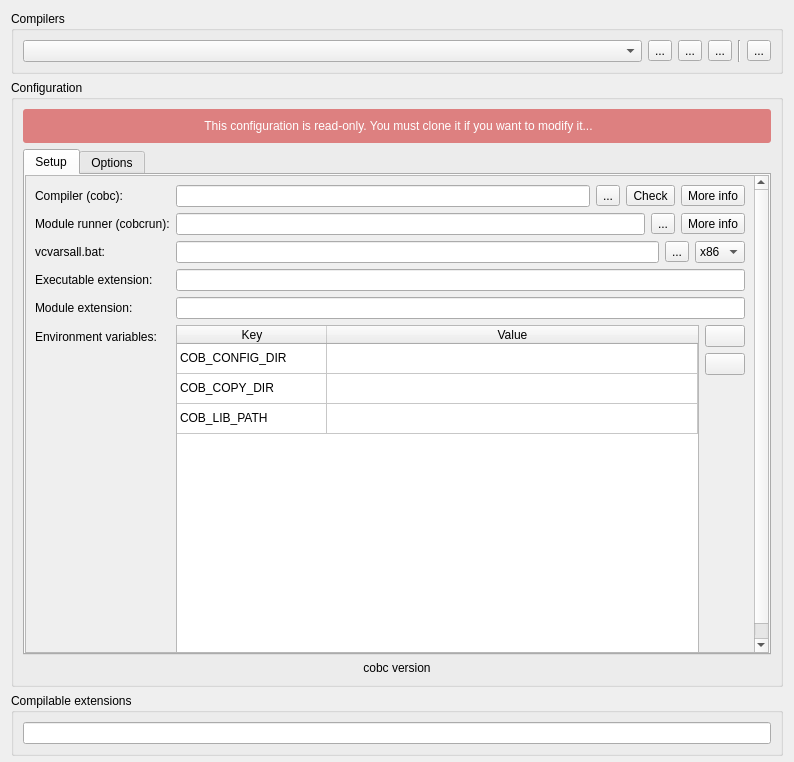
<?xml version="1.0" encoding="UTF-8"?>
<ui version="4.0">
 <class>Form</class>
 <widget class="QWidget" name="Form">
  <property name="geometry">
   <rect>
    <x>0</x>
    <y>0</y>
    <width>794</width>
    <height>762</height>
   </rect>
  </property>
  <property name="windowTitle">
   <string>Form</string>
  </property>
  <layout class="QVBoxLayout" name="verticalLayout">
   <property name="bottomMargin">
    <number>6</number>
   </property>
   <item>
    <widget class="QGroupBox" name="groupBox">
     <property name="title">
      <string>Compilers</string>
     </property>
     <layout class="QHBoxLayout" name="horizontalLayout_4">
      <item>
       <widget class="QComboBox" name="combo_configs">
        <property name="sizePolicy">
         <sizepolicy hsizetype="Expanding" vsizetype="Fixed">
          <horstretch>0</horstretch>
          <verstretch>0</verstretch>
         </sizepolicy>
        </property>
        <property name="toolTip">
         <string>The list of COBOL compiler configurations. 

The selected entry will be used as the default compiler when creating/opening a new project.</string>
        </property>
       </widget>
      </item>
      <item>
       <widget class="QToolButton" name="bt_add_cfg">
        <property name="toolTip">
         <string>Add new compiler configuration.</string>
        </property>
        <property name="text">
         <string>...</string>
        </property>
        <property name="icon">
         <iconset theme="list-add">
          <normaloff>.</normaloff>.</iconset>
        </property>
       </widget>
      </item>
      <item>
       <widget class="QToolButton" name="bt_copy_cfg">
        <property name="toolTip">
         <string>Clone compiler configuration.</string>
        </property>
        <property name="text">
         <string>...</string>
        </property>
        <property name="icon">
         <iconset theme="edit-copy">
          <normaloff>.</normaloff>.</iconset>
        </property>
       </widget>
      </item>
      <item>
       <widget class="QToolButton" name="bt_rm_cfg">
        <property name="toolTip">
         <string>Remove compiler configuration.</string>
        </property>
        <property name="text">
         <string>...</string>
        </property>
        <property name="icon">
         <iconset theme="list-remove">
          <normaloff>.</normaloff>.</iconset>
        </property>
       </widget>
      </item>
      <item>
       <widget class="Line" name="line">
        <property name="orientation">
         <enum>Qt::Vertical</enum>
        </property>
       </widget>
      </item>
      <item>
       <widget class="QToolButton" name="bt_rename_cfg">
        <property name="toolTip">
         <string>Rename compiler configuration.</string>
        </property>
        <property name="text">
         <string>...</string>
        </property>
        <property name="icon">
         <iconset theme="edit-rename">
          <normaloff>.</normaloff>.</iconset>
        </property>
       </widget>
      </item>
     </layout>
    </widget>
   </item>
   <item>
    <widget class="QGroupBox" name="groupBox_2">
     <property name="title">
      <string>Configuration</string>
     </property>
     <layout class="QVBoxLayout" name="verticalLayout_2">
      <item>
       <widget class="QLabel" name="label_read_only">
        <property name="styleSheet">
         <string notr="true">background-color: #DD8080;
color: white;
padding: 10px;
border-radius:3px;</string>
        </property>
        <property name="text">
         <string>&lt;html&gt;&lt;head/&gt;&lt;body&gt;&lt;p align=&quot;center&quot;&gt;This configuration is read-only. You must clone it if you want to modify it...&lt;/p&gt;&lt;/body&gt;&lt;/html&gt;</string>
        </property>
       </widget>
      </item>
      <item>
       <widget class="QTabWidget" name="tabWidget">
        <property name="toolTip">
         <string/>
        </property>
        <property name="currentIndex">
         <number>0</number>
        </property>
        <widget class="QWidget" name="tab_setup">
         <property name="toolTip">
          <string>Cobol compiler setup.

Configure oaths and environment variables and check if the compiler configuration works!</string>
         </property>
         <attribute name="title">
          <string>Setup</string>
         </attribute>
         <layout class="QGridLayout" name="gridLayout">
          <property name="leftMargin">
           <number>0</number>
          </property>
          <property name="topMargin">
           <number>0</number>
          </property>
          <property name="rightMargin">
           <number>0</number>
          </property>
          <property name="bottomMargin">
           <number>0</number>
          </property>
          <property name="spacing">
           <number>0</number>
          </property>
          <item row="0" column="0">
           <widget class="QScrollArea" name="scrollArea">
            <property name="minimumSize">
             <size>
              <width>0</width>
              <height>0</height>
             </size>
            </property>
            <property name="widgetResizable">
             <bool>true</bool>
            </property>
            <widget class="QWidget" name="scrollAreaWidgetContents">
             <property name="geometry">
              <rect>
               <x>0</x>
               <y>0</y>
               <width>734</width>
               <height>538</height>
              </rect>
             </property>
             <layout class="QFormLayout" name="formLayout">
              <property name="fieldGrowthPolicy">
               <enum>QFormLayout::AllNonFixedFieldsGrow</enum>
              </property>
              <item row="0" column="0">
               <widget class="QLabel" name="label_2">
                <property name="text">
                 <string>Compiler (cobc):</string>
                </property>
               </widget>
              </item>
              <item row="0" column="1">
               <layout class="QHBoxLayout" name="horizontalLayout_2">
                <property name="leftMargin">
                 <number>0</number>
                </property>
                <item>
                 <widget class="PathLineEdit" name="edit_compiler_path">
                  <property name="toolTip">
                   <string>Full path to the compiler executable</string>
                  </property>
                 </widget>
                </item>
                <item>
                 <widget class="QToolButton" name="bt_choose_compiler_path">
                  <property name="toolTip">
                   <string>Choose compiler executable</string>
                  </property>
                  <property name="text">
                   <string>...</string>
                  </property>
                  <property name="icon">
                   <iconset theme="document-open">
                    <normaloff>.</normaloff>.</iconset>
                  </property>
                 </widget>
                </item>
                <item>
                 <widget class="QToolButton" name="bt_check_compiler">
                  <property name="toolTip">
                   <string>Check if compiler works</string>
                  </property>
                  <property name="text">
                   <string>Check</string>
                  </property>
                  <property name="icon">
                   <iconset theme="checkbox">
                    <normaloff>.</normaloff>.</iconset>
                  </property>
                  <property name="toolButtonStyle">
                   <enum>Qt::ToolButtonTextBesideIcon</enum>
                  </property>
                 </widget>
                </item>
                <item>
                 <widget class="QToolButton" name="bt_compiler_info">
                  <property name="toolTip">
                   <string>&lt;html&gt;&lt;head/&gt;&lt;body&gt;&lt;p&gt;Get more information about the compiler (by running cobc --info)&lt;/p&gt;&lt;p&gt;&lt;span style=&quot; font-style:italic;&quot;&gt;Note that only the latest builds of GnuCOBOL 2.0 have this option&lt;/span&gt;&lt;/p&gt;&lt;/body&gt;&lt;/html&gt;</string>
                  </property>
                  <property name="text">
                   <string>More info</string>
                  </property>
                  <property name="icon">
                   <iconset theme="dialog-information">
                    <normaloff>.</normaloff>.</iconset>
                  </property>
                  <property name="toolButtonStyle">
                   <enum>Qt::ToolButtonTextBesideIcon</enum>
                  </property>
                 </widget>
                </item>
               </layout>
              </item>
              <item row="1" column="0">
               <widget class="QLabel" name="label">
                <property name="text">
                 <string>Module runner (cobcrun):</string>
                </property>
               </widget>
              </item>
              <item row="1" column="1">
               <layout class="QHBoxLayout" name="horizontalLayout_5">
                <property name="leftMargin">
                 <number>0</number>
                </property>
                <item>
                 <widget class="PathLineEdit" name="edit_cobcrun_path">
                  <property name="toolTip">
                   <string>Full path to the module runner (cobcrun) executable</string>
                  </property>
                 </widget>
                </item>
                <item>
                 <widget class="QToolButton" name="bt_choose_cobcrun_path">
                  <property name="toolTip">
                   <string>Choose compiler executable</string>
                  </property>
                  <property name="text">
                   <string>...</string>
                  </property>
                  <property name="icon">
                   <iconset theme="document-open">
                    <normaloff>.</normaloff>.</iconset>
                  </property>
                 </widget>
                </item>
                <item>
                 <widget class="QToolButton" name="bt_runner_info">
                  <property name="text">
                   <string>More info</string>
                  </property>
                  <property name="icon">
                   <iconset theme="dialog-information">
                    <normaloff>.</normaloff>.</iconset>
                  </property>
                  <property name="toolButtonStyle">
                   <enum>Qt::ToolButtonTextBesideIcon</enum>
                  </property>
                 </widget>
                </item>
               </layout>
              </item>
              <item row="2" column="1">
               <layout class="QHBoxLayout" name="horizontalLayout_8">
                <property name="leftMargin">
                 <number>0</number>
                </property>
                <item>
                 <widget class="PathLineEdit" name="edit_vcvars">
                  <property name="toolTip">
                   <string>&lt;html&gt;&lt;head/&gt;&lt;body&gt;&lt;p&gt;Path to VCVARSALL.bat. It is needed if you're using a GnuCobol compiler built with Visual Studio.&lt;/p&gt;&lt;p&gt;&lt;br/&gt;The VCVARSALL.bat file is located under the VC directory of you Visual Studio installation. Make sure to use the same version as the one used to build the compiler!&lt;/p&gt;&lt;/body&gt;&lt;/html&gt;</string>
                  </property>
                 </widget>
                </item>
                <item>
                 <widget class="QToolButton" name="bt_vcvars">
                  <property name="toolTip">
                   <string>Select vcvarsall.bat</string>
                  </property>
                  <property name="text">
                   <string>...</string>
                  </property>
                  <property name="icon">
                   <iconset theme="document-open">
                    <normaloff>.</normaloff>.</iconset>
                  </property>
                 </widget>
                </item>
                <item>
                 <widget class="QComboBox" name="combo_arch">
                  <property name="toolTip">
                   <string>Architecture to set when querying vcvarsall</string>
                  </property>
                  <property name="editable">
                   <bool>false</bool>
                  </property>
                  <item>
                   <property name="text">
                    <string>x86</string>
                   </property>
                  </item>
                  <item>
                   <property name="text">
                    <string>x64</string>
                   </property>
                  </item>
                 </widget>
                </item>
               </layout>
              </item>
              <item row="2" column="0">
               <widget class="QLabel" name="lbl_vcvars">
                <property name="text">
                 <string>vcvarsall.bat:</string>
                </property>
               </widget>
              </item>
              <item row="5" column="0">
               <widget class="QLabel" name="label_5">
                <property name="text">
                 <string>Environment variables:</string>
                </property>
               </widget>
              </item>
              <item row="5" column="1">
               <layout class="QHBoxLayout" name="horizontalLayout">
                <property name="topMargin">
                 <number>0</number>
                </property>
                <item>
                 <widget class="QTableWidget" name="table_env_vars">
                  <property name="minimumSize">
                   <size>
                    <width>0</width>
                    <height>334</height>
                   </size>
                  </property>
                  <property name="toolTip">
                   <string>&lt;html&gt;&lt;head/&gt;&lt;body&gt;&lt;p&gt;The list of environment variables to set before compiling a file.&lt;/p&gt;&lt;p&gt;Note that the values defined in this list erase any previous value you might have defined in your system (empty values are not set).&lt;/p&gt;&lt;p&gt;&lt;br/&gt;&lt;/p&gt;&lt;/body&gt;&lt;/html&gt;</string>
                  </property>
                  <property name="selectionMode">
                   <enum>QAbstractItemView::SingleSelection</enum>
                  </property>
                  <property name="selectionBehavior">
                   <enum>QAbstractItemView::SelectRows</enum>
                  </property>
                  <attribute name="horizontalHeaderDefaultSectionSize">
                   <number>150</number>
                  </attribute>
                  <attribute name="horizontalHeaderStretchLastSection">
                   <bool>true</bool>
                  </attribute>
                  <attribute name="verticalHeaderVisible">
                   <bool>false</bool>
                  </attribute>
                  <attribute name="verticalHeaderCascadingSectionResizes">
                   <bool>false</bool>
                  </attribute>
                  <row>
                   <property name="text">
                    <string/>
                   </property>
                  </row>
                  <row>
                   <property name="text">
                    <string/>
                   </property>
                  </row>
                  <row>
                   <property name="text">
                    <string/>
                   </property>
                  </row>
                  <column>
                   <property name="text">
                    <string>Key</string>
                   </property>
                  </column>
                  <column>
                   <property name="text">
                    <string>Value</string>
                   </property>
                  </column>
                  <item row="0" column="0">
                   <property name="text">
                    <string>COB_CONFIG_DIR</string>
                   </property>
                  </item>
                  <item row="1" column="0">
                   <property name="text">
                    <string>COB_COPY_DIR</string>
                   </property>
                  </item>
                  <item row="2" column="0">
                   <property name="text">
                    <string>COB_LIB_PATH</string>
                   </property>
                  </item>
                 </widget>
                </item>
                <item>
                 <layout class="QVBoxLayout" name="verticalLayout_3">
                  <property name="leftMargin">
                   <number>0</number>
                  </property>
                  <item>
                   <widget class="QPushButton" name="bt_add_env_var">
                    <property name="toolTip">
                     <string>Add an environment variable to set on the compiler process.</string>
                    </property>
                    <property name="text">
                     <string/>
                    </property>
                    <property name="icon">
                     <iconset theme="list-add">
                      <normaloff>.</normaloff>.</iconset>
                    </property>
                   </widget>
                  </item>
                  <item>
                   <widget class="QPushButton" name="bt_rm_env_var">
                    <property name="toolTip">
                     <string>Remove the selected environment variable.</string>
                    </property>
                    <property name="text">
                     <string/>
                    </property>
                    <property name="icon">
                     <iconset theme="list-remove">
                      <normaloff>.</normaloff>.</iconset>
                    </property>
                   </widget>
                  </item>
                  <item>
                   <spacer name="verticalSpacer">
                    <property name="orientation">
                     <enum>Qt::Vertical</enum>
                    </property>
                    <property name="sizeHint" stdset="0">
                     <size>
                      <width>20</width>
                      <height>40</height>
                     </size>
                    </property>
                   </spacer>
                  </item>
                 </layout>
                </item>
               </layout>
              </item>
              <item row="3" column="0">
               <widget class="QLabel" name="label_4">
                <property name="text">
                 <string>Executable extension:</string>
                </property>
               </widget>
              </item>
              <item row="3" column="1">
               <widget class="QLineEdit" name="edit_exe_ext">
                <property name="toolTip">
                 <string>The file extension to use for executables (.exe on Windows, empty everywhere else).</string>
                </property>
               </widget>
              </item>
              <item row="4" column="0">
               <widget class="QLabel" name="label_6">
                <property name="text">
                 <string>Module extension:</string>
                </property>
               </widget>
              </item>
              <item row="4" column="1">
               <widget class="QLineEdit" name="edit_module_ext">
                <property name="toolTip">
                 <string>The file extension used for modules: .dll on Windows, .so on GNU/Linux and .dylib on OSX.</string>
                </property>
               </widget>
              </item>
             </layout>
             <zorder>label_2</zorder>
             <zorder></zorder>
             <zorder>label</zorder>
             <zorder></zorder>
             <zorder></zorder>
             <zorder>lbl_vcvars</zorder>
             <zorder>label_5</zorder>
             <zorder>label_4</zorder>
             <zorder>edit_exe_ext</zorder>
             <zorder>label_6</zorder>
             <zorder>edit_module_ext</zorder>
            </widget>
           </widget>
          </item>
         </layout>
        </widget>
        <widget class="QWidget" name="tab_options">
         <property name="toolTip">
          <string/>
         </property>
         <attribute name="title">
          <string>Options</string>
         </attribute>
         <layout class="QFormLayout" name="formLayout_2">
          <property name="fieldGrowthPolicy">
           <enum>QFormLayout::ExpandingFieldsGrow</enum>
          </property>
          <property name="verticalSpacing">
           <number>9</number>
          </property>
          <item row="0" column="0">
           <widget class="QLabel" name="label_36">
            <property name="text">
             <string>Output directory:</string>
            </property>
           </widget>
          </item>
          <item row="0" column="1">
           <widget class="PathLineEdit" name="edit_output_dir">
            <property name="toolTip">
             <string>Choose where the binaries must be created. Relative paths are supported!</string>
            </property>
            <property name="text">
             <string/>
            </property>
           </widget>
          </item>
          <item row="1" column="0">
           <widget class="QLabel" name="label_15">
            <property name="text">
             <string>Compiler flags:</string>
            </property>
           </widget>
          </item>
          <item row="1" column="1">
           <layout class="QGridLayout" name="gridLayout_5">
            <property name="leftMargin">
             <number>0</number>
            </property>
            <property name="topMargin">
             <number>0</number>
            </property>
            <property name="horizontalSpacing">
             <number>9</number>
            </property>
            <property name="verticalSpacing">
             <number>6</number>
            </property>
            <item row="2" column="0">
             <widget class="QCheckBox" name="cb_ftrace">
              <property name="toolTip">
               <string>&lt;html&gt;&lt;head/&gt;&lt;body&gt;&lt;p&gt;Generate trace code&lt;/p&gt;&lt;p&gt;   - Executed SECTION/PARAGRAPH&lt;/p&gt;&lt;/body&gt;&lt;/html&gt;</string>
              </property>
              <property name="text">
               <string>-ftrace</string>
              </property>
             </widget>
            </item>
            <item row="0" column="0">
             <widget class="QCheckBox" name="cb_static">
              <property name="toolTip">
               <string>Link statically</string>
              </property>
              <property name="text">
               <string>-static</string>
              </property>
             </widget>
            </item>
            <item row="2" column="2">
             <widget class="QCheckBox" name="cb_debugging_line">
              <property name="toolTip">
               <string>&lt;html&gt;&lt;head/&gt;&lt;body&gt;&lt;p&gt;Enable debugging lines&lt;/p&gt;&lt;p&gt;  - 'D' in indicator column or floating &amp;gt;&amp;gt;D&lt;/p&gt;&lt;/body&gt;&lt;/html&gt;</string>
              </property>
              <property name="text">
               <string>-fdebugging-line</string>
              </property>
             </widget>
            </item>
            <item row="2" column="1">
             <widget class="QCheckBox" name="cb_ftraceall">
              <property name="toolTip">
               <string>&lt;html&gt;&lt;head/&gt;&lt;body&gt;&lt;p&gt;Generate trace code&lt;/p&gt;&lt;p&gt;  - Executed SECTION/PARAGRAPH/STATEMENTS&lt;/p&gt;&lt;p&gt;  - Turned on by -debug&lt;/p&gt;&lt;/body&gt;&lt;/html&gt;</string>
              </property>
              <property name="text">
               <string>-ftraceall</string>
              </property>
             </widget>
            </item>
            <item row="0" column="1">
             <widget class="QCheckBox" name="cb_debug">
              <property name="toolTip">
               <string/>
              </property>
              <property name="text">
               <string>-debug</string>
              </property>
             </widget>
            </item>
            <item row="0" column="2">
             <widget class="QCheckBox" name="cb_g">
              <property name="toolTip">
               <string>Enable C compiler debug / stack check / trace</string>
              </property>
              <property name="text">
               <string>-g</string>
              </property>
             </widget>
            </item>
           </layout>
          </item>
          <item row="6" column="0">
           <widget class="QLabel" name="label_35">
            <property name="text">
             <string>Extra compiler flags:</string>
            </property>
           </widget>
          </item>
          <item row="6" column="1">
           <widget class="QLineEdit" name="edit_extra_flags">
            <property name="toolTip">
             <string>&lt;html&gt;&lt;head/&gt;&lt;body&gt;&lt;p&gt;List of extra compiler flags. Each entry in the list must be separated by a white space.&lt;/p&gt;&lt;/body&gt;&lt;/html&gt;</string>
            </property>
           </widget>
          </item>
          <item row="3" column="0">
           <widget class="QLabel" name="label_37">
            <property name="text">
             <string>Copybook paths:</string>
            </property>
           </widget>
          </item>
          <item row="3" column="1">
           <layout class="QHBoxLayout" name="horizontalLayout_12" stretch="1,0">
            <property name="sizeConstraint">
             <enum>QLayout::SetMaximumSize</enum>
            </property>
            <property name="leftMargin">
             <number>0</number>
            </property>
            <item>
             <widget class="QListWidget" name="list_copy_paths">
              <property name="toolTip">
               <string>The list of copybook paths.</string>
              </property>
             </widget>
            </item>
            <item>
             <layout class="QVBoxLayout" name="verticalLayout_12">
              <property name="leftMargin">
               <number>0</number>
              </property>
              <item>
               <widget class="QToolButton" name="bt_abs_copy_path">
                <property name="toolTip">
                 <string>Add an absolute copybook path</string>
                </property>
                <property name="text">
                 <string>...</string>
                </property>
                <property name="icon">
                 <iconset theme="document-open">
                  <normaloff>.</normaloff>.</iconset>
                </property>
               </widget>
              </item>
              <item>
               <widget class="QToolButton" name="bt_rel_copy_path">
                <property name="toolTip">
                 <string>Add a relative copybook path</string>
                </property>
                <property name="text">
                 <string>...</string>
                </property>
                <property name="icon">
                 <iconset theme="list-add">
                  <normaloff>.</normaloff>.</iconset>
                </property>
               </widget>
              </item>
              <item>
               <widget class="QToolButton" name="bt_rm_copy_path">
                <property name="toolTip">
                 <string>Delete selected path</string>
                </property>
                <property name="text">
                 <string>...</string>
                </property>
                <property name="icon">
                 <iconset theme="list-remove">
                  <normaloff>.</normaloff>.</iconset>
                </property>
               </widget>
              </item>
              <item>
               <spacer name="verticalSpacer_4">
                <property name="orientation">
                 <enum>Qt::Vertical</enum>
                </property>
                <property name="sizeHint" stdset="0">
                 <size>
                  <width>20</width>
                  <height>40</height>
                 </size>
                </property>
               </spacer>
              </item>
             </layout>
            </item>
           </layout>
          </item>
          <item row="4" column="0">
           <widget class="QLabel" name="label_17">
            <property name="text">
             <string>Library paths:</string>
            </property>
           </widget>
          </item>
          <item row="5" column="0">
           <widget class="QLabel" name="label_18">
            <property name="text">
             <string>Libraries:</string>
            </property>
           </widget>
          </item>
          <item row="4" column="1">
           <layout class="QHBoxLayout" name="horizontalLayout_10">
            <property name="sizeConstraint">
             <enum>QLayout::SetMaximumSize</enum>
            </property>
            <property name="leftMargin">
             <number>0</number>
            </property>
            <item>
             <widget class="QListWidget" name="list_lib_paths">
              <property name="toolTip">
               <string>&lt;html&gt;&lt;head/&gt;&lt;body&gt;&lt;p&gt;The list of library paths.&lt;/p&gt;&lt;/body&gt;&lt;/html&gt;</string>
              </property>
             </widget>
            </item>
            <item>
             <layout class="QVBoxLayout" name="verticalLayout_4">
              <property name="leftMargin">
               <number>0</number>
              </property>
              <item>
               <widget class="QToolButton" name="bt_abs_lib_path">
                <property name="toolTip">
                 <string>Add an absolute library path</string>
                </property>
                <property name="text">
                 <string>...</string>
                </property>
                <property name="icon">
                 <iconset theme="document-open">
                  <normaloff>.</normaloff>.</iconset>
                </property>
               </widget>
              </item>
              <item>
               <widget class="QToolButton" name="bt_rel_lib_path">
                <property name="toolTip">
                 <string>Add a relative library path</string>
                </property>
                <property name="text">
                 <string>...</string>
                </property>
                <property name="icon">
                 <iconset theme="list-add">
                  <normaloff>.</normaloff>.</iconset>
                </property>
               </widget>
              </item>
              <item>
               <widget class="QToolButton" name="bt_delete_lib_path">
                <property name="toolTip">
                 <string>Delete selected path</string>
                </property>
                <property name="text">
                 <string>...</string>
                </property>
                <property name="icon">
                 <iconset theme="list-remove">
                  <normaloff>.</normaloff>.</iconset>
                </property>
               </widget>
              </item>
              <item>
               <spacer name="verticalSpacer_3">
                <property name="orientation">
                 <enum>Qt::Vertical</enum>
                </property>
                <property name="sizeHint" stdset="0">
                 <size>
                  <width>20</width>
                  <height>40</height>
                 </size>
                </property>
               </spacer>
              </item>
             </layout>
            </item>
           </layout>
          </item>
          <item row="5" column="1">
           <widget class="QLineEdit" name="edit_libs">
            <property name="toolTip">
             <string>&lt;html&gt;&lt;head/&gt;&lt;body&gt;&lt;p&gt;The list of libraries you would like your programs to link with (-l option).&lt;/p&gt;&lt;p&gt;Each entry in the list must be separated by a white space&lt;/p&gt;&lt;/body&gt;&lt;/html&gt;</string>
            </property>
           </widget>
          </item>
          <item row="2" column="0">
           <widget class="QLabel" name="label_3">
            <property name="text">
             <string>Standard:</string>
            </property>
           </widget>
          </item>
          <item row="2" column="1">
           <widget class="QComboBox" name="combo_standard">
            <item>
             <property name="text">
              <string>default</string>
             </property>
            </item>
            <item>
             <property name="text">
              <string>cobol2002</string>
             </property>
            </item>
            <item>
             <property name="text">
              <string>cobol85</string>
             </property>
            </item>
            <item>
             <property name="text">
              <string>ibm</string>
             </property>
            </item>
            <item>
             <property name="text">
              <string>mvs</string>
             </property>
            </item>
            <item>
             <property name="text">
              <string>bs2000</string>
             </property>
            </item>
            <item>
             <property name="text">
              <string>mf</string>
             </property>
            </item>
            <item>
             <property name="text">
              <string>acu</string>
             </property>
            </item>
            <item>
             <property name="text">
              <string>cobol2014</string>
             </property>
            </item>
            <item>
             <property name="text">
              <string>none</string>
             </property>
            </item>
           </widget>
          </item>
         </layout>
        </widget>
       </widget>
      </item>
      <item>
       <widget class="QLabel" name="lbl_cobc_version">
        <property name="text">
         <string>cobc version</string>
        </property>
        <property name="alignment">
         <set>Qt::AlignCenter</set>
        </property>
       </widget>
      </item>
     </layout>
    </widget>
   </item>
   <item>
    <widget class="QGroupBox" name="groupBox_3">
     <property name="title">
      <string>Compilable extensions</string>
     </property>
     <layout class="QGridLayout" name="gridLayout_2">
      <item row="0" column="0">
       <widget class="QLineEdit" name="edit_extensions">
        <property name="toolTip">
         <string>The list of file extensions that can be compiled.</string>
        </property>
       </widget>
      </item>
     </layout>
    </widget>
   </item>
  </layout>
 </widget>
 <customwidgets>
  <customwidget>
   <class>PathLineEdit</class>
   <extends>QLineEdit</extends>
   <header>hackedit.api.widgets</header>
  </customwidget>
 </customwidgets>
 <tabstops>
  <tabstop>combo_configs</tabstop>
  <tabstop>bt_add_cfg</tabstop>
  <tabstop>bt_copy_cfg</tabstop>
  <tabstop>bt_rm_cfg</tabstop>
  <tabstop>bt_rename_cfg</tabstop>
  <tabstop>edit_compiler_path</tabstop>
  <tabstop>bt_choose_compiler_path</tabstop>
  <tabstop>bt_check_compiler</tabstop>
  <tabstop>edit_cobcrun_path</tabstop>
  <tabstop>bt_choose_cobcrun_path</tabstop>
  <tabstop>edit_vcvars</tabstop>
  <tabstop>bt_vcvars</tabstop>
  <tabstop>edit_output_dir</tabstop>
  <tabstop>cb_static</tabstop>
  <tabstop>cb_debug</tabstop>
  <tabstop>cb_g</tabstop>
  <tabstop>cb_ftrace</tabstop>
  <tabstop>cb_ftraceall</tabstop>
  <tabstop>cb_debugging_line</tabstop>
  <tabstop>edit_extra_flags</tabstop>
  <tabstop>list_copy_paths</tabstop>
  <tabstop>bt_abs_copy_path</tabstop>
  <tabstop>bt_rel_copy_path</tabstop>
  <tabstop>bt_rm_copy_path</tabstop>
  <tabstop>list_lib_paths</tabstop>
  <tabstop>bt_abs_lib_path</tabstop>
  <tabstop>bt_rel_lib_path</tabstop>
  <tabstop>bt_delete_lib_path</tabstop>
 </tabstops>
 <resources>
  <include location="../hackedit_cobol.qrc"/>
 </resources>
 <connections/>
</ui>
